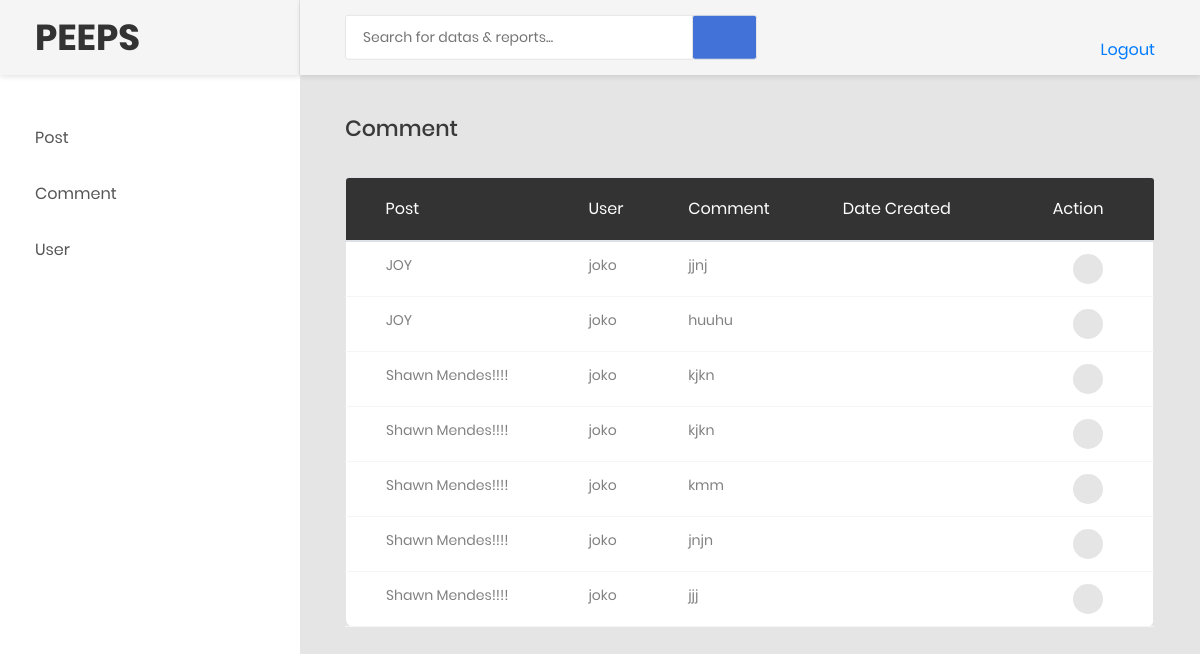
/backend/tableComment.php (signed in), run on the app's committed database.
### tables this page shows
CREATE TABLE `comment` (
  `id` int(50) NOT NULL,
  `post_id` int(50) NOT NULL,
  `usr_id` int(50) NOT NULL,
  `commentdata` longtext NOT NULL,
  `timeOfCmt` varchar(500) NOT NULL,
  `DateOfCmt` date NOT NULL
);

CREATE TABLE `post` (
  `id_post` int(11) NOT NULL,
  `judul` varchar(100) NOT NULL,
  `deskripsi` text NOT NULL,
  `gambar` longblob DEFAULT NULL,
  `tanggal` varchar(500) NOT NULL,
  `id_user` int(11) NOT NULL,
  `category` varchar(255) NOT NULL
);

CREATE TABLE `users` (
  `id_user` int(11) NOT NULL,
  `username` varchar(100) NOT NULL,
  `password` varchar(128) NOT NULL,
  `nama` varchar(128) NOT NULL,
  `email` varchar(100) NOT NULL,
  `gender` varchar(10) NOT NULL,
  `hobi` varchar(100) NOT NULL,
  `foto` blob NOT NULL,
  `role` varchar(255) NOT NULL
);

### backend/tableComment.php (the view, shortened to what this page needs)
<?php
require "header.php";
if($_SESSION['role'] != ""){?>
<h3 class='title-5 m-b-35'>Comment</h3>
                                <div class='table-responsive m-b-40'>
                                    <table class='table table-data3'>
                                        <thead>
                                            <tr>
                                                <th>post</th>
                                                <th>User</th>
                                                <th>Comment</th>
                                                <th>date created</th>
                                                <th>action</th>
                                            </tr>
                                        </thead>
                                        <tbody id="tampils">
										<?php
                        $query="SELECT * from comment LEFT JOIN users on users.id_user = comment.usr_id JOIN post on post.id_post = comment.post_id order by id DESC";
                        $result = mysqli_query($konek, $query);
                        while ($row = mysqli_fetch_array($result))
                        {
							$id = $row['id'];
                    ?>
                                            <tr>
                                                <td><?php
                                                echo"<p>".$row['judul']."</p>"
												?></td>
                                                <td><?php
                                                echo"<p>".$row['username']."</p>"
												?></td>
                                                <td><?php
                                                echo"<p>".$row['commentdata']."</p>"
												?></td>
                                                <td></td>
                                                <td>
												<div class='table-data-feature'>
                                                        <button class='item' data-toggle='tooltip' data-placement='top' title='Delete'>
                                                            <a class="btn btn-light-green" href="proses_delete_comment.php<?php echo '?id='.$id; ?>"><i class='zmdi zmdi-delete'></i></a>
                                                        </button>
                                                    </div>
													</td>
                                            </tr>
											<?php
								}
								?>
                                        </tbody>
                                    </table>
                                </div>
								<?php
}else{
	header("Location: ../peeps-frontend/index.php");
}?>

### backend/header.php (shortened to what this page needs)
<!DOCTYPE html>
        <html lang="en">
        <head>
            <link href="css/font-face.css" rel="stylesheet" media="all">
            <link href="vendor/font-awesome-4.7/css/font-awesome.min.css" rel="stylesheet" media="all">
            <link href="vendor/font-awesome-5/css/fontawesome-all.min.css" rel="stylesheet" media="all">
            <link href="vendor/mdi-font/css/material-design-iconic-font.min.css" rel="stylesheet" media="all">
            <link href="vendor/bootstrap-4.1/bootstrap.min.css" rel="stylesheet" media="all">
            <link href="vendor/animsition/animsition.min.css" rel="stylesheet" media="all">
            <link href="vendor/bootstrap-progressbar/bootstrap-progressbar-3.3.4.min.css" rel="stylesheet" media="all">
            <link href="vendor/wow/animate.css" rel="stylesheet" media="all">
            <link href="vendor/css-hamburgers/hamburgers.min.css" rel="stylesheet" media="all">
            <link href="vendor/slick/slick.css" rel="stylesheet" media="all">
            <link href="vendor/select2/select2.min.css" rel="stylesheet" media="all">
            <link href="vendor/perfect-scrollbar/perfect-scrollbar.css" rel="stylesheet" media="all">
            <link href="css/theme.css" rel="stylesheet" media="all">
			<link class="jsbin" href="http://ajax.googleapis.com/ajax/libs/jqueryui/1/themes/base/jquery-ui.css" rel="stylesheet" type="text/css" />
        </head>
        <body>
<aside class="menu-sidebar d-none d-lg-block">
    <div class="logo">
                    <a href="index.html">
                        <h1>PEEPS
                        </h1>
                    </a>
                </div>
                <div class="menu-sidebar__content js-scrollbar1">
                    <nav class="navbar-sidebar">
                         <ul class="list-unstyled navbar__list">
                            <li><a href="tablePost.php">Post</a></li>
							<li><a href="tableComment.php">Comment</a></li>
		<li><a href="tableAdmin.php">User</a></li>
                        </ul>
                    </nav>
                </div>
</aside>
    <div class='page-container'>
            <header class='header-desktop'>
                <div class='section__content section__content--p30'>
                    <div class='container-fluid'>
                        <div class='header-wrap'>
                            <form class='form-header' action='' method='POST'>
                                <input class='au-input au-input--xl' type='text' name='search' id='search' placeholder='Search for datas &amp; reports...' />
                                <button class='au-btn--submit' type='submit'>
                                    <i class='zmdi zmdi-search'></i>
                                </button>
                            </form>
                            <div class='header-button'>
                                <div class='account-wrap'>
                                    <div >
                                        <div class='content'>
                               <form method="POST">
                                    <button type="submit" name="btnLogout" class="btn-link" style="margin-top: 45%;">Logout</button>
                                </form>
                                        </div>
                                </div>
                            </div>
                        </div>
                    </div>
                </div>
            </header>
    <div class='main-content'>
                <div class='section__content section__content--p30'>
                    <div class='container-fluid'>
                        <div class='row'>
                            <div class='col-md-12'>

### data on the page
comment: post.judul "JOY", usr.username "joko", commentdata "jjnj"
comment: post.judul "JOY", usr.username "joko", commentdata "huuhu"
comment: post.judul "Shawn Mendes!!!!", usr.username "joko", commentdata "kjkn"
comment: post.judul "Shawn Mendes!!!!", usr.username "joko", commentdata "kjkn"
comment: post.judul "Shawn Mendes!!!!", usr.username "joko", commentdata "kmm"
comment: post.judul "Shawn Mendes!!!!", usr.username "joko", commentdata "jnjn"
comment: post.judul "Shawn Mendes!!!!", usr.username "joko", commentdata "jjj"
